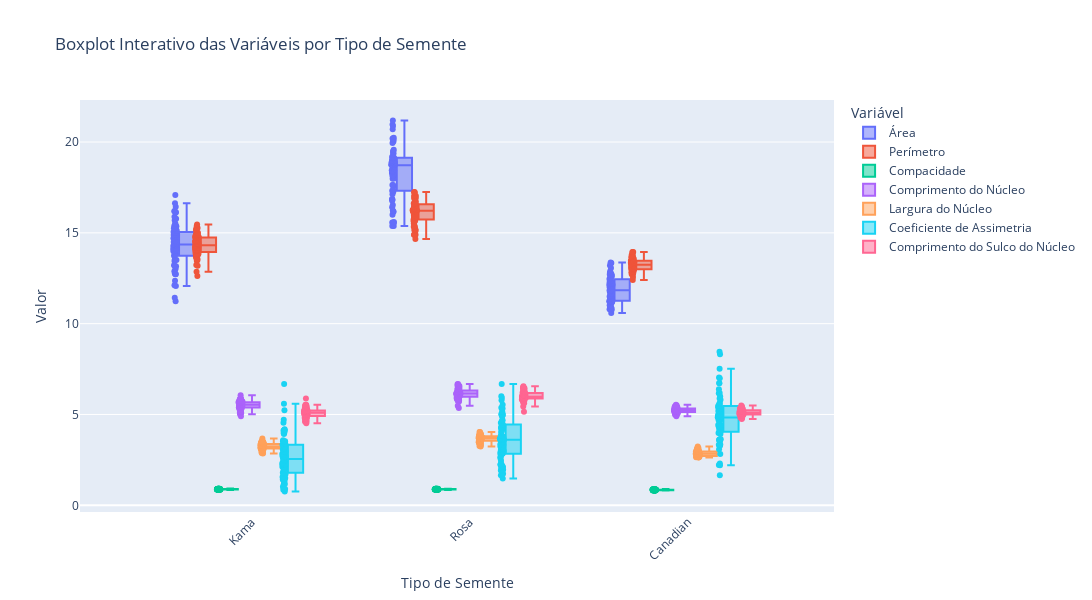

Here is the notebook cell this chart was saved with:
### Markdown cell above
📊 Boxplot interativo das variáveis por Tipo de Semente

Foi criado um boxplot interativo com Plotly para visualizar a distribuição das variáveis numéricas de cada tipo de semente de trigo. Através da função `melt()`, a base foi transformada para o formato longo, permitindo o agrupamento por classe (target) e por variável. Esse gráfico revela diferenças significativas nas medianas e amplitudes interquartis, além da presença de potenciais outliers. Por exemplo, as variedades Kama e Canadian apresentam padrões distintos em variáveis como Compacidade e Comprimento do Sulco do Núcleo. Essas diferenças são úteis para a criação de modelos de classificação baseados em características físicas das sementes.

### Code cell
#📊 Boxplot interativo das variáveis

df_long = df.melt(id_vars=boxplot_target_col,
                  value_vars=boxplot_cols,
                  var_name=boxplot_legend_title,
                  value_name=boxplot_yaxis_title)

fig = px.box(df_long,
             x=boxplot_target_col,
             y=boxplot_yaxis_title,
             color=boxplot_legend_title,
             points='all',
             title=boxplot_title)

fig.update_layout(
    xaxis_title=boxplot_xaxis_title,
    yaxis_title=boxplot_yaxis_title,
    boxmode=boxplot_mode,
    xaxis_tickangle=-45,
    legend_title=boxplot_legend_title,
    height=boxplot_height,
    width=boxplot_width
)
fig.show()

### Figure 1 — Plotly figure (JSON) as saved in the notebook; plotly's stock layout.template omitted (floating-point values rounded to 4 significant figures; data arrays with more than 128 entries replaced by an {"elided": "..."} marker saying what was removed)
{"data": [{"alignmentgroup": "True", "boxpoints": "all", "hovertemplate": "Variável=Área<br>Classe=%{x}<br>Valor=%{y}<extra></extra>", "legendgroup": "Área", "marker": {"color": "#636efa"}, "name": "Área", "notched": false, "offsetgroup": "Área", "orientation": "v", "showlegend": true, "type": "box", "x": {"elided": "210 str values"}, "x0": " ", "xaxis": "x", "y": {"elided": "210 float values"}, "y0": " ", "yaxis": "y"}, {"alignmentgroup": "True", "boxpoints": "all", "hovertemplate": "Variável=Perímetro<br>Classe=%{x}<br>Valor=%{y}<extra></extra>", "legendgroup": "Perímetro", "marker": {"color": "#EF553B"}, "name": "Perímetro", "notched": false, "offsetgroup": "Perímetro", "orientation": "v", "showlegend": true, "type": "box", "x": {"elided": "210 str values"}, "x0": " ", "xaxis": "x", "y": {"elided": "210 float values"}, "y0": " ", "yaxis": "y"}, {"alignmentgroup": "True", "boxpoints": "all", "hovertemplate": "Variável=Compacidade<br>Classe=%{x}<br>Valor=%{y}<extra></extra>", "legendgroup": "Compacidade", "marker": {"color": "#00cc96"}, "name": "Compacidade", "notched": false, "offsetgroup": "Compacidade", "orientation": "v", "showlegend": true, "type": "box", "x": {"elided": "210 str values"}, "x0": " ", "xaxis": "x", "y": {"elided": "210 float values"}, "y0": " ", "yaxis": "y"}, {"alignmentgroup": "True", "boxpoints": "all", "hovertemplate": "Variável=Comprimento do Núcleo<br>Classe=%{x}<br>Valor=%{y}<extra></extra>", "legendgroup": "Comprimento do Núcleo", "marker": {"color": "#ab63fa"}, "name": "Comprimento do Núcleo", "notched": false, "offsetgroup": "Comprimento do Núcleo", "orientation": "v", "showlegend": true, "type": "box", "x": {"elided": "210 str values"}, "x0": " ", "xaxis": "x", "y": {"elided": "210 float values"}, "y0": " ", "yaxis": "y"}, {"alignmentgroup": "True", "boxpoints": "all", "hovertemplate": "Variável=Largura do Núcleo<br>Classe=%{x}<br>Valor=%{y}<extra></extra>", "legendgroup": "Largura do Núcleo", "marker": {"color": "#FFA15A"}, "name": "Largura do Núcleo", "notched": false, "offsetgroup": "Largura do Núcleo", "orientation": "v", "showlegend": true, "type": "box", "x": {"elided": "210 str values"}, "x0": " ", "xaxis": "x", "y": {"elided": "210 float values"}, "y0": " ", "yaxis": "y"}, {"alignmentgroup": "True", "boxpoints": "all", "hovertemplate": "Variável=Coeficiente de Assimetria<br>Classe=%{x}<br>Valor=%{y}<extra></extra>", "legendgroup": "Coeficiente de Assimetria", "marker": {"color": "#19d3f3"}, "name": "Coeficiente de Assimetria", "notched": false, "offsetgroup": "Coeficiente de Assimetria", "orientation": "v", "showlegend": true, "type": "box", "x": {"elided": "210 str values"}, "x0": " ", "xaxis": "x", "y": {"elided": "210 float values"}, "y0": " ", "yaxis": "y"}, {"alignmentgroup": "True", "boxpoints": "all", "hovertemplate": "Variável=Comprimento do Sulco do Núcleo<br>Classe=%{x}<br>Valor=%{y}<extra></extra>", "legendgroup": "Comprimento do Sulco do Núcleo", "marker": {"color": "#FF6692"}, "name": "Comprimento do Sulco do Núcleo", "notched": false, "offsetgroup": "Comprimento do Sulco do Núcleo", "orientation": "v", "showlegend": true, "type": "box", "x": {"elided": "210 str values"}, "x0": " ", "xaxis": "x", "y": {"elided": "210 float values"}, "y0": " ", "yaxis": "y"}], "layout": {"boxmode": "group", "height": 600, "legend": {"title": {"text": "Variável"}, "tracegroupgap": 0}, "title": {"text": "Boxplot Interativo das Variáveis por Tipo de Semente"}, "width": 1200, "xaxis": {"anchor": "y", "domain": [0, 1], "tickangle": -45, "title": {"text": "Tipo de Semente"}}, "yaxis": {"anchor": "x", "domain": [0, 1], "title": {"text": "Valor"}}}}
